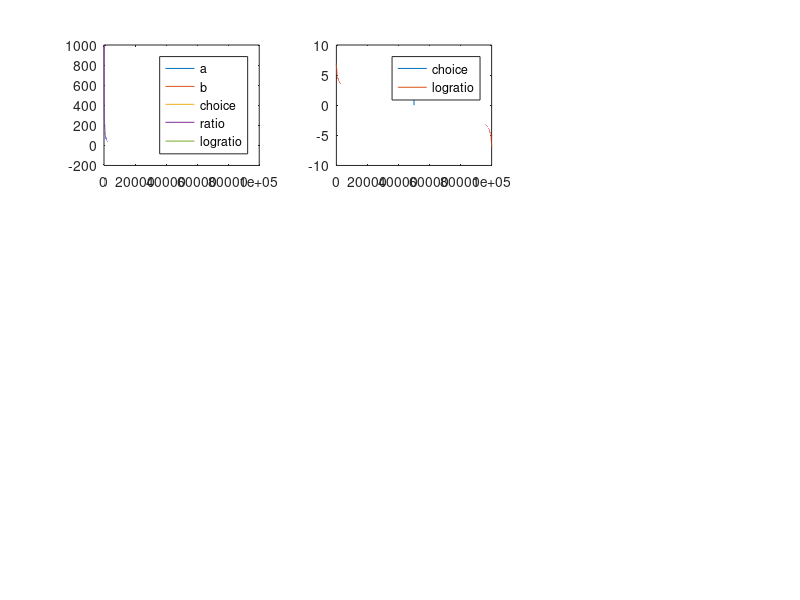

Write the MATLAB code that produced this figure. (Note: this script raises an error after producing the figure.)

% stimulus proportions from Kepecs
a = linspace(99.9, 0.1, 100000);
b = fliplr(a);
c = linspace(-7, 7, 100000);
d = log(a ./ (1 - a));

stimsRatio       = a ./ b;
stimsLogRatio    = log(stimsRatio);
stimPerc         = a * 100;

t = [a' b' (a>b)' stimsRatio' stimsLogRatio'];
subplot(331);
plot(t); legend('a', 'b', 'choice', 'ratio', 'logratio');
subplot(332);
plot([(a>b)' log(stimsRatio)']);
legend('choice', 'logratio');

% get uncertainty values
sigma               = 0.6;
model.evs           = stimsLogRatio;
model.dvs           = model.evs + normrnd(0, sigma, size(model.evs));
model.choice        = sign(model.dvs);
model.correct       = (model.choice == sign(model.evs));
model.confidence    = tanh(abs(model.dvs));
model.uncertainty   = 1 - model.confidence;

% plot
[unc, acc] = divideintobins(model.uncertainty, model.correct, 100);
subplot(333); plot(unc, 100*acc); xlabel('Uncertainty'); ylabel('Accuracy');
axis square; box off; xlim([0 1]); ylim([50 100]);
